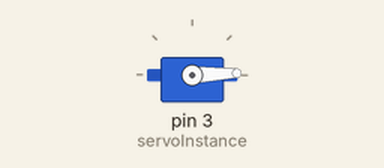
Simulated run of this sketch. Board: Arduino Uno, built with avr-gcc and run on an emulated ATmega328P. Shown: servo. What the sketch prints to the serial monitor is not drawn.

Above: at 0.05 s.
At 0.9 s:
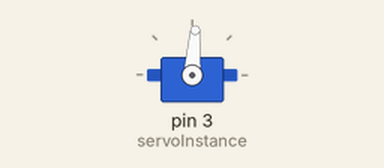
At 1.8 s:
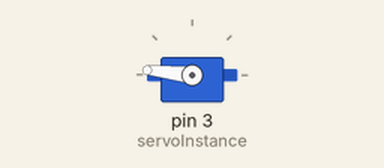
At 3.55 s:
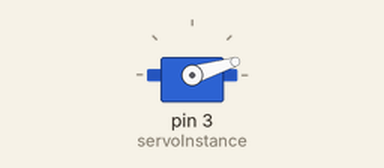
Timing chart, 0 to 8.5 s (numbered marks = the images above):
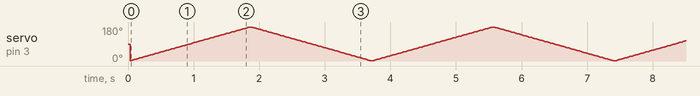

The sketch:

5-SERVOMOTOR.ino
```cpp
#include <Servo.h>
Servo servoInstance;
int ang = 0;
int increasing = 1;
void setup(){
	servoInstance.attach(3);
	Serial.begin(9600);
}
void loop(){
	if(increasing)
		ang ++;
	else
		ang --;
	Serial.println(ang);
	if(ang<=1){
		increasing=1;
		delay(20);
	}
	if(ang>=180){
		increasing=0;
		delay(20);
	}
	servoInstance.write(ang);
	delay(10);
}
```
